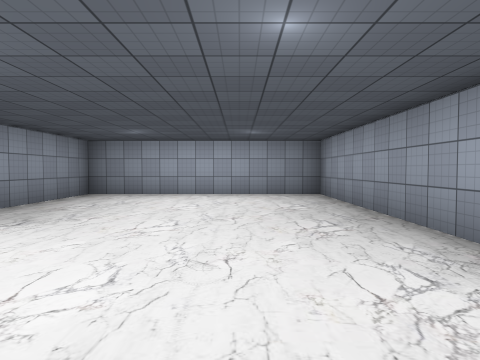
[1] (above)

16 first-person views from a walk through a Unity game level. The camera is 1.4 m above the floor, tilts 2° down and sees 75° across. The floor is counted in squares, 2 m on a side. Each view is taken from the middle of a square. On the plan, view 1 faces up. The plan holds only what a view shows up to about 10 squares ahead; the rest is blank. The place goes on beyond the plan. The player is left out. Some animated figures are not drawn. Some surface patterns are stand-ins.

[2]
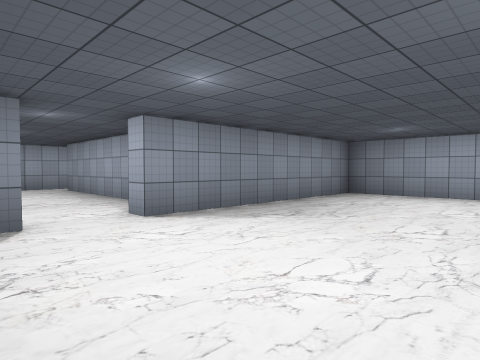

[3]
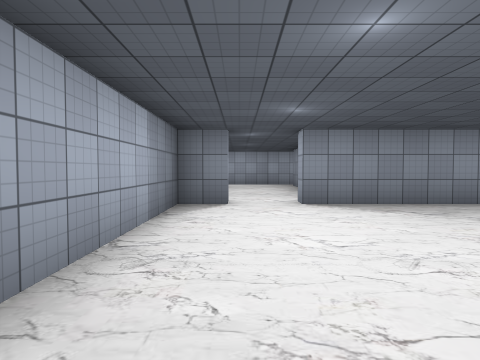

[4]
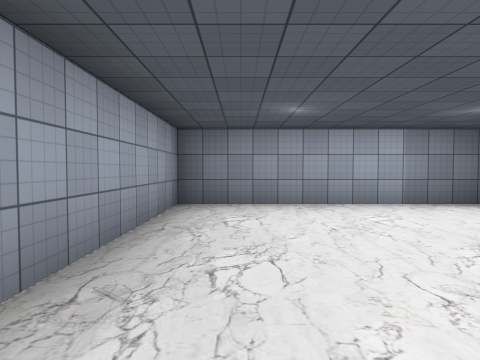

[5]
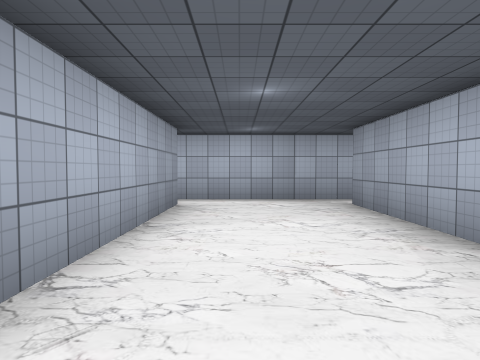

[6]
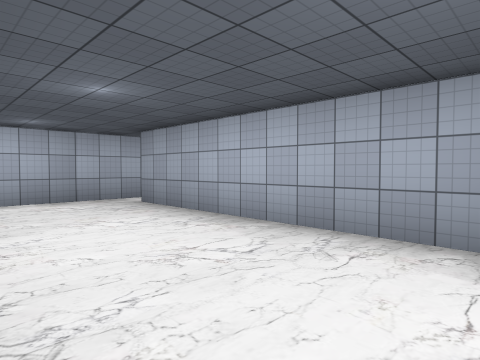

[7]
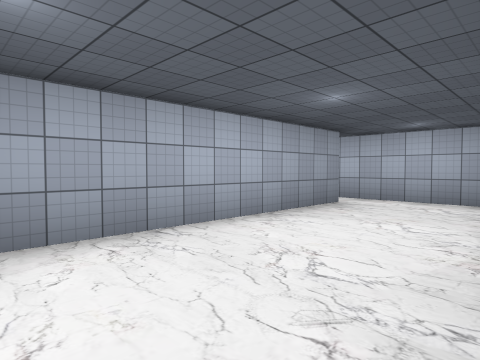

[8]
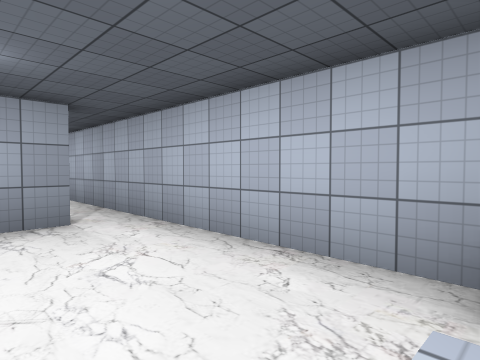

[9]
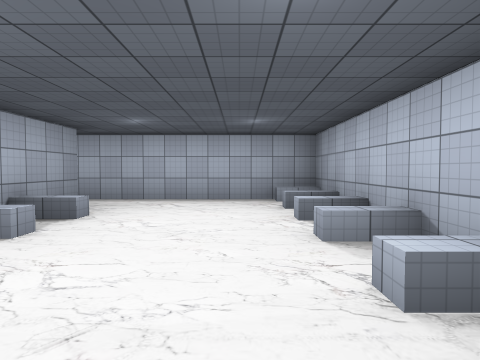

[10]
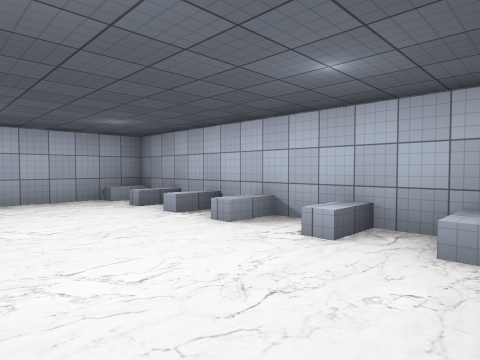

[11]
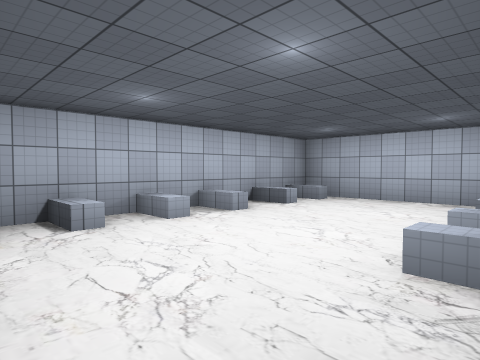

[12]
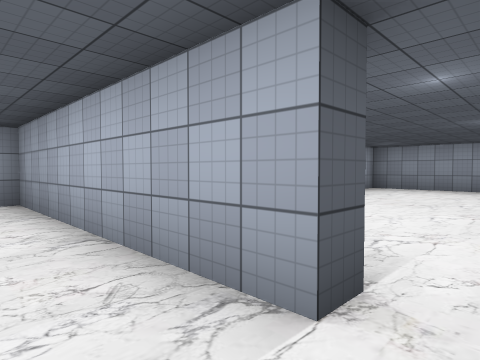

[13]
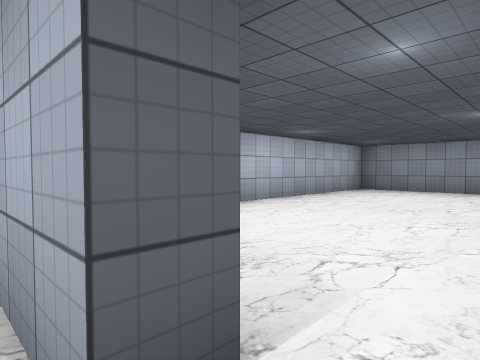

[14]
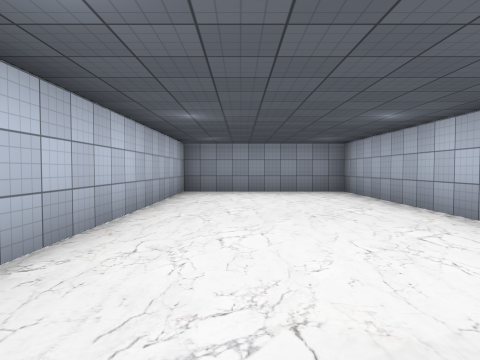

[15]
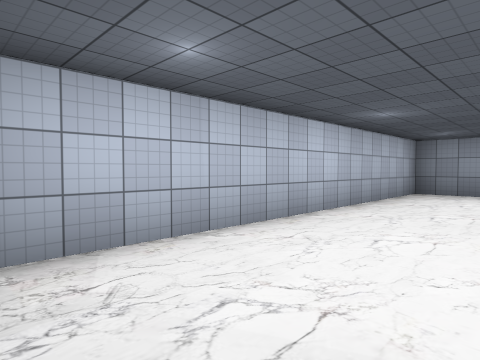

[16]
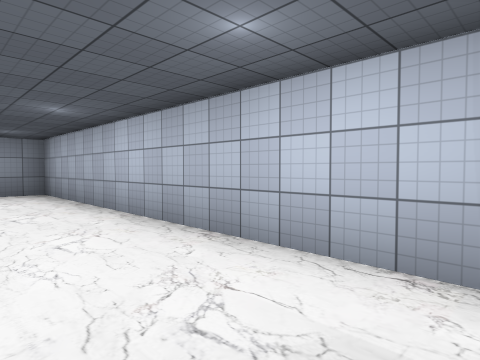

### Floor plan
Points are (right, up) in squares from view 1. A wall is a line through its corners. A room is listed if a view was taken in it or the views show most of it. See-through windows are left out.
Room 1 (views 1, 2, 3, 4)
walls: (-4.2, 0.9) (-4.2, -0.2) (2.2, -0.2) (2.2, 8.8) (-4.2, 8.8) (-4.2, 2.3)
ways out: opening at (-4, 1.5) to room 2
Room 2 (views 5, 6, 7, 11, 12, 13)
walls: (-11.3, -0.2) (-4.7, -0.2) (-4.7, 0.1); (-5.4, 3.3) (-11.2, 3.3); (-12.3, 4.6) (-12.3, -0.4); (-4.2, 2.3) (-4.8, 2.3)
ways out: opening at (-4, 1.5) to room 1; opening at (-12, 4) to room 3; opening at (-12, 0) to room 4
Room 3 (views 8, 9, 10)
walls: (-4.7, 4.9) (-4.7, 8.8) (-12.3, 8.8) (-12.3, 4.6); (-11.4, 3.8) (-9.1, 3.8)
low walls: (-9.2, 4.8) (-9.2, 3.8); (-9.7, 4.3) (-9.7, 4.8); (-9.7, 7.8) (-9.7, 8.8); (-8, 8.9) (-8, 7.8) (-8.4, 7.8) (-8.4, 8.8); (-9.2, 8.9) (-9.2, 7.8); (-6.5, 8.8) (-6.5, 7.8) (-6.9, 7.8) (-6.9, 8.8); (-10.9, 7.8) (-10.9, 8.8); (-5.1, 7.8) (-5.6, 7.8); (-10.5, 8.9) (-10.5, 7.8); (-11.7, 8.8) (-11.7, 7.8)
ways out: opening at (-12, 4) to room 2
Room 4 (views 14, 15, 16)
walls: (-11.3, -0.9) (-11.3, -0.2); (-12.3, -0.4) (-12.3, -10.8) (-7.3, -10.8) (-7.3, -1.2)
ways out: opening at (-12, 0) to room 2

Positions as (right, up) in squares from view 1, and headings:
1: (0, 0), facing up
2: (0, 0), facing up-left
3: (2, 1), facing left
4: (1, 6), facing down
5: (-5, 1), facing left
6: (-5, 0), facing up-left
7: (-5, 3), facing down-left
8: (-10, 8), facing down-left
9: (-5, 7), facing left
10: (-5, 5), facing up-left
11: (-12, 4), facing up-right
12: (-12, 1), facing down-right
13: (-12, 0), facing down-right
14: (-9, -1), facing down
15: (-10, -1), facing down-right
16: (-10, -1), facing down-left
